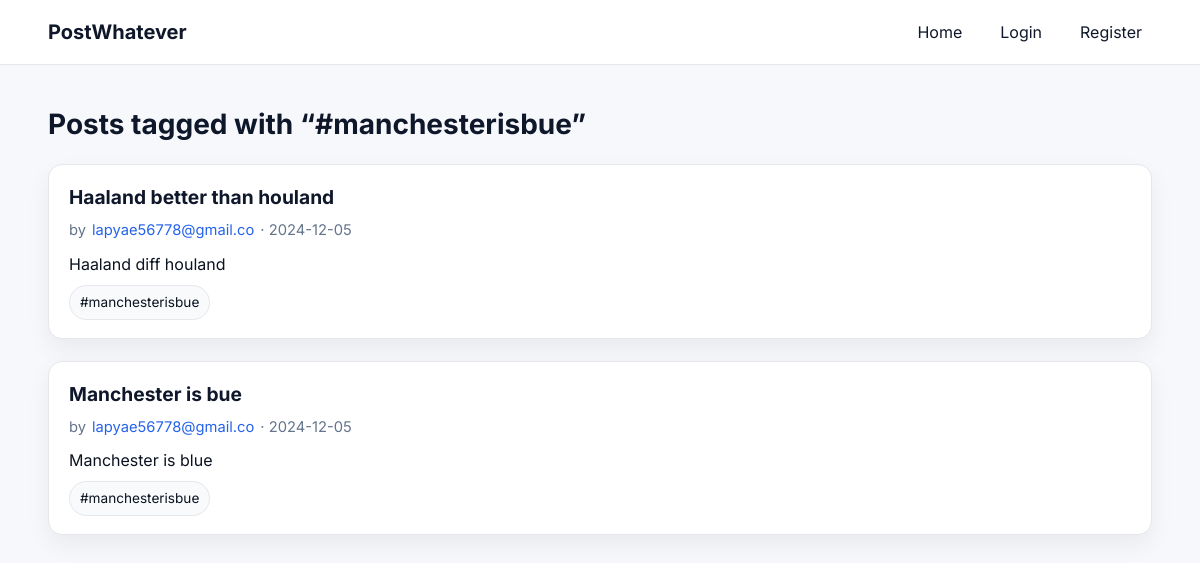
Screenshot of /tag/manchesterisbue with the database file from the repository.
### app/models.py (models this page shows)
class Tag(db.Model):
    id = db.Column(db.Integer, primary_key=True)
    name = db.Column(db.String(50), unique=True, nullable=False)

class Post(db.Model):
    id = db.Column(db.Integer, primary_key=True)
    title = db.Column(db.String(100), nullable=False)
    content = db.Column(db.Text, nullable=False)
    date_posted = db.Column(db.DateTime, default=datetime.utcnow)
    user_id = db.Column(db.Integer, db.ForeignKey('user.id'), nullable=False)
    comments = db.relationship('Comment', backref='post', lazy=True, cascade="all, delete")
    likes = db.relationship('Like', backref='post', lazy='dynamic', cascade="all, delete")
    tags = db.relationship('Tag', secondary=post_tags, backref=db.backref('posts', lazy='dynamic'))

class User(UserMixin, db.Model):
    id = db.Column(db.Integer, primary_key=True)
    username = db.Column(db.String(20), unique=True, nullable=False)
    email = db.Column(db.String(120), unique=True, nullable=False)
    password = db.Column(db.String(60), nullable=False)
    profile_pic = db.Column(db.String(120), default='default.jpg')
    is_admin = db.Column(db.Boolean, default=False, nullable=False)
    posts = db.relationship('Post', backref='author', lazy=True)

### app/views.py (the view)
@app.route('/tag/<tag_name>')
def tag_posts(tag_name):
    tag = Tag.query.filter_by(name=tag_name).first_or_404()
    posts = tag.posts.order_by(Post.date_posted.desc()).all()
    return render_template('tag_posts.html', tag=tag, posts=posts)

### app/__init__.py (called while the page is built)
@app.context_processor
def inject_csrf():
    return dict(csrf_token=generate_csrf)

@app.after_request
def set_csrf_cookie(response):
    response.set_cookie(
        "csrf_token",
        generate_csrf(),
        samesite="Lax",
        secure=False
    )
    return response

### app/templates/tag_posts.html (shortened to what this page needs)
{% extends "base.html" %}
{% block content %}
<h1 class="page-title">Posts tagged with “#{{ tag.name }}”</h1>
{% if posts %}
  <div class="feed">
    {% for post in posts %}
      <article class="card">
        <header class="card-head">
          <h2 class="card-title" style="margin-bottom:6px;">
            <a href="{{ url_for('post_detail', post_id=post.id) }}">{{ post.title }}</a>
          </h2>
          <div class="card-meta">
            by <a href="{{ url_for('user_profile', username=post.author.username) }}">{{ post.author.username }}</a>
            · {{ post.date_posted.strftime('%Y-%m-%d') }}
          </div>
        </header>
        <div class="card-body">
          <p style="margin:0;">{{ post.content }}</p>
        </div>
        {% if post.tags %}
          <div class="tags" style="margin-top:8px;">
            {% for t in post.tags %}
              <a href="{{ url_for('tag_posts', tag_name=t.name) }}" class="tag">#{{ t.name }}</a>
            {% endfor %}
          </div>
        {% endif %}
      </article>
    {% endfor %}
  </div>
{% else %}
  <div class="card"><p>No posts found for this tag.</p></div>
{% endif %}
{% endblock %}

### app/static/css/style.css (style rules this page uses)
:root { --bg: #f6f8fb; --surface: #ffffff; --text: #0f172a; --muted: #64748b; --border: #e5e7eb; --ring: #93c5fd; --shadow: 0 10px 24px rgba(2,6,23,.06); --primary: #2563eb; --primary-600: #1d4ed8; --accent: #f97316; --accent-600: #ea580c; --radius: 14px; }
* { box-sizing: border-box; }
html,body { height:100%; }
body { margin:0; font-family: Inter, ui-sans-serif, system-ui, -apple-system, Segoe UI, Roboto, "Helvetica Neue", Arial, "Apple Color Emoji", "Segoe UI Emoji"; color: var(--text); background: var(--bg); line-height: 1.55; }
a { color: var(--primary); text-decoration: none; }
.page-title { font-size:1.75rem; font-weight:700; margin: 6px 0 18px; }
.feed { display:grid; gap:22px; margin-top:8px; }
.card { background: var(--surface); border: 1px solid var(--border); border-radius: var(--radius); box-shadow: var(--shadow); padding: 18px 20px; }
.card-head { margin-bottom:8px; }
.card-title { margin:0; font-size:1.2rem; }
.card-title a { color: var(--text); text-decoration:none; }
.card-meta { font-size:.92rem; color: var(--muted); display:flex; gap:6px; align-items:center; }
.card-body { margin:10px 0 6px; color:#0b1220; }
.tags { display:flex; gap:8px; flex-wrap:wrap; }
.tag { display:inline-flex; align-items:center; gap:6px; padding:6px 10px; border-radius: 999px; border:1px solid var(--border); background:#f8fafc; font-size:.85rem; color:#0b1220; }

### rows the page displays
Tag: name "manchesterisbue"
Post: title "Haaland better than houland", author.username "lapyae56778@gmail.co", date_posted "2024-12-05", content "Haaland diff houland"
Post: title "Manchester is bue", author.username "lapyae56778@gmail.co", date_posted "2024-12-05", content "Manchester is blue"
